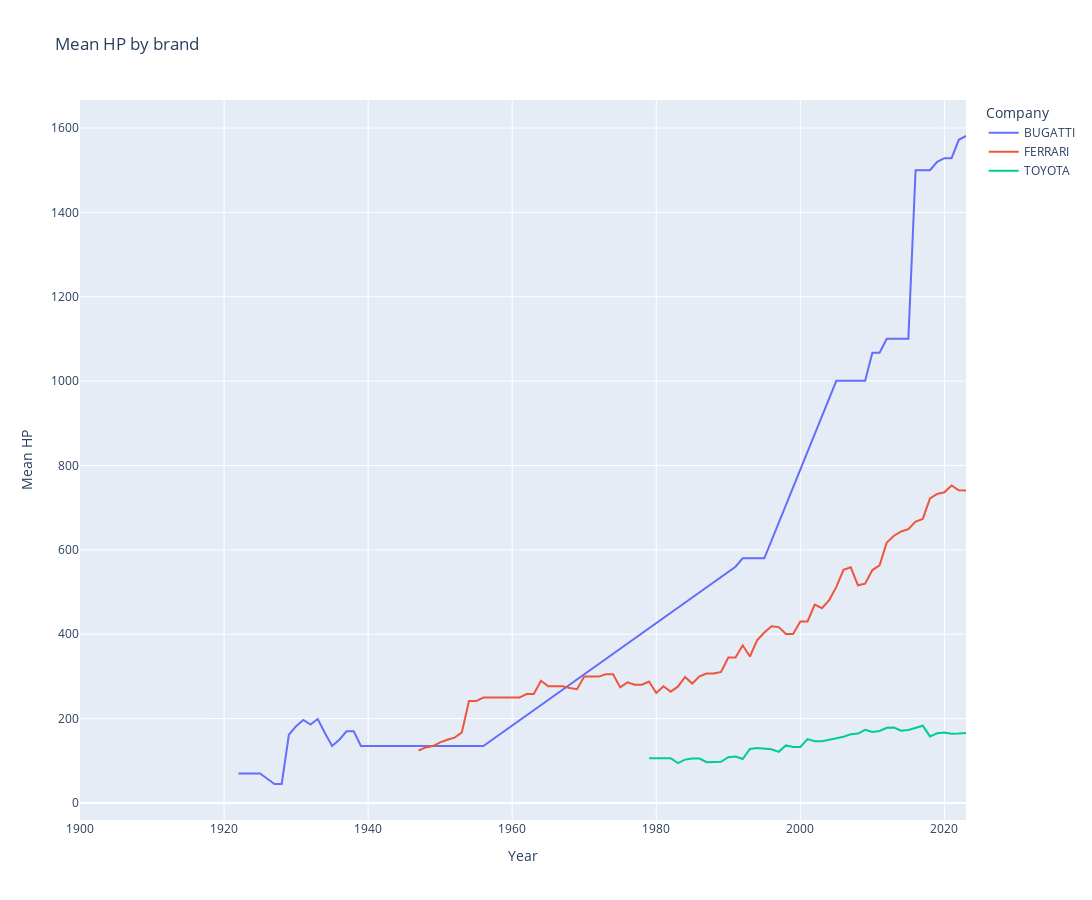

This figure's notebook cell:
### Code cell
# line plot by year of the mean power by brand by year
brands = ['TOYOTA', 'BUGATTI', 'FERRARI']

filtered_evolution_power = evolution_power_per_brand[evolution_power_per_brand['Company'].isin(brands)]

fig = px.line(filtered_evolution_power,
                x='Year',
                y='Mean HP',
                title='Mean HP by brand',
                color='Company',
                width=1200,
                height=900,
                )

fig.show()

### Figure 1 — Plotly figure (JSON) as saved in the notebook; plotly's stock layout.template omitted (floating-point values rounded to 4 significant figures)
{"data": [{"hovertemplate": "Company=BUGATTI<br>Year=%{x}<br>Mean HP=%{y}<extra></extra>", "legendgroup": "BUGATTI", "line": {"color": "#636efa", "dash": "solid"}, "marker": {"symbol": "circle"}, "mode": "lines", "name": "BUGATTI", "orientation": "v", "showlegend": true, "type": "scatter", "x": [1900, 1901, 1903, 1908, 1909, 1911, 1912, 1913, 1914, 1922, 1923, 1924, 1925, 1926, 1927, 1928, 1929, 1930, 1931, 1932, 1933, 1934, 1935, 1936, 1937, 1938, 1939, 1940, 1951, 1952, 1953, 1954, 1955, 1956, 1991, 1992, 1993, 1994, 1995, 2005, 2006, 2007, 2008, 2009, 2010, 2011, 2012, 2013, 2014, 2015, 2016, 2017, 2018, 2019, 2020, 2021, 2022, 2023], "xaxis": "x", "y": [null, null, null, null, null, null, null, null, null, 70, 70, 70, 70, 57.5, 45, 45, 161.7, 182, 197, 185.8, 199, 166, 135, 150, 170, 170, 135, 135, 135, 135, 135, 135, 135, 135, 560, 580, 580, 580, 580, 1001, 1001, 1001, 1001, 1001, 1068.0, 1068.0, 1100.0, 1100.0, 1100.0, 1100.0, 1500, 1500, 1500, 1520, 1529.0, 1529.0, 1572.0, 1581.0], "yaxis": "y"}, {"hovertemplate": "Company=FERRARI<br>Year=%{x}<br>Mean HP=%{y}<extra></extra>", "legendgroup": "FERRARI", "line": {"color": "#EF553B", "dash": "solid"}, "marker": {"symbol": "circle"}, "mode": "lines", "name": "FERRARI", "orientation": "v", "showlegend": true, "type": "scatter", "x": [1947, 1948, 1949, 1950, 1951, 1952, 1953, 1954, 1955, 1956, 1957, 1958, 1959, 1960, 1961, 1962, 1963, 1964, 1965, 1966, 1967, 1968, 1969, 1970, 1971, 1972, 1973, 1974, 1975, 1976, 1977, 1978, 1979, 1980, 1981, 1982, 1983, 1984, 1985, 1986, 1987, 1988, 1989, 1990, 1991, 1992, 1993, 1994, 1995, 1996, 1997, 1998, 1999, 2000, 2001, 2002, 2003, 2004, 2005, 2006, 2007, 2008, 2009, 2010, 2011, 2012, 2013, 2014, 2015, 2016, 2017, 2018, 2019, 2020, 2021, 2022, 2023], "xaxis": "x", "y": [124.4, 131.7, 135, 143.8, 150, 155, 166.7, 241.7, 241.7, 250, 250, 250, 250, 250, 250, 258.3, 258.3, 290, 276.7, 276.7, 276.7, 272.4, 269.8, 299.7, 299.7, 299.7, 305.2, 305.2, 274.0, 286.0, 280.3, 280.3, 287.9, 260.9, 276.6, 263.9, 275.7, 298.7, 283.2, 300.4, 306.9, 306.9, 310.6, 344.7, 344.7, 373.8, 347.2, 385.8, 404, 419, 416.9, 400.9, 400.7, 430.3, 430.3, 470.2, 461.9, 481.1, 512.4, 552.9, 558.8, 516, 519.9, 552.2, 563.6, 617.5, 633.6, 643.6, 649.2, 667, 673.6, 721.8, 732.6, 736.6, 752.6, 741.1, 740.7], "yaxis": "y"}, {"hovertemplate": "Company=TOYOTA<br>Year=%{x}<br>Mean HP=%{y}<extra></extra>", "legendgroup": "TOYOTA", "line": {"color": "#00cc96", "dash": "solid"}, "marker": {"symbol": "circle"}, "mode": "lines", "name": "TOYOTA", "orientation": "v", "showlegend": true, "type": "scatter", "x": [1979, 1980, 1981, 1982, 1983, 1984, 1985, 1986, 1987, 1988, 1989, 1990, 1991, 1992, 1993, 1994, 1995, 1996, 1997, 1998, 1999, 2000, 2001, 2002, 2003, 2004, 2005, 2006, 2007, 2008, 2009, 2010, 2011, 2012, 2013, 2014, 2015, 2016, 2017, 2018, 2019, 2020, 2021, 2022, 2023], "xaxis": "x", "y": [106, 106, 106, 106, 94.33, 102.8, 105.5, 105.5, 96.65, 97.56, 97.5, 108.6, 110.1, 104.1, 127.9, 130.5, 129.5, 127.5, 121.3, 136.4, 132.7, 132.9, 151.5, 146.5, 146.5, 150.2, 153.5, 157.2, 162.9, 164.5, 173.6, 168.5, 170.8, 178.2, 178.8, 171.4, 173.0, 178.8, 183.3, 157.8, 165.1, 167.3, 164.3, 164.8, 165.7], "yaxis": "y"}], "layout": {"height": 900, "legend": {"title": {"text": "Company"}, "tracegroupgap": 0}, "title": {"text": "Mean HP by brand"}, "width": 1200, "xaxis": {"anchor": "y", "domain": [0, 1], "title": {"text": "Year"}}, "yaxis": {"anchor": "x", "domain": [0, 1], "title": {"text": "Mean HP"}}}}
